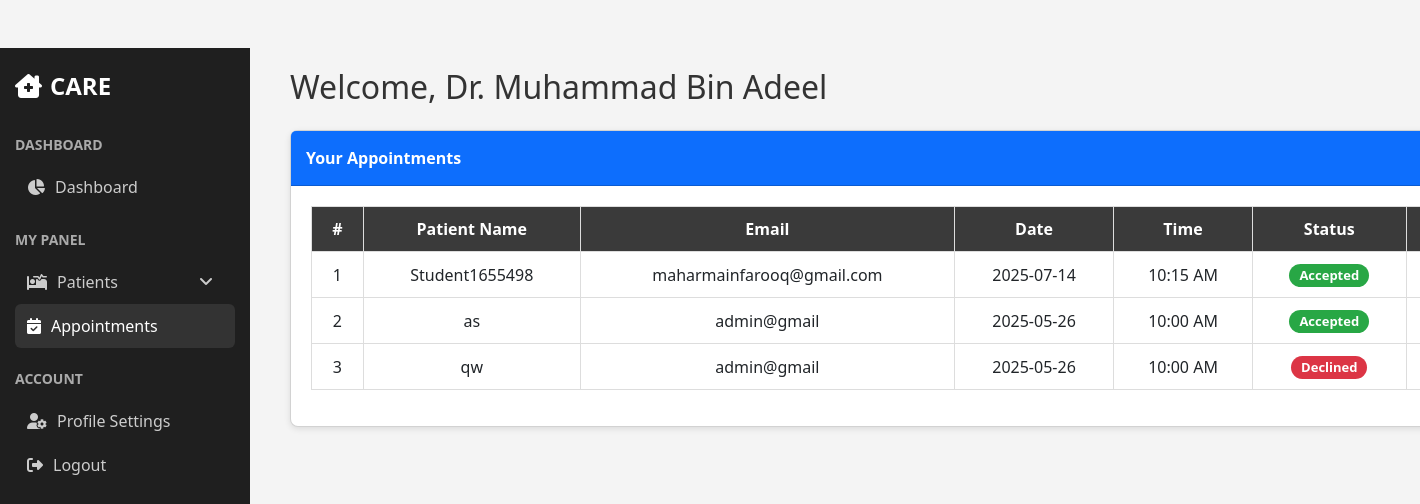
Before: /doctor_appointment.php (signed in) with the older database file.
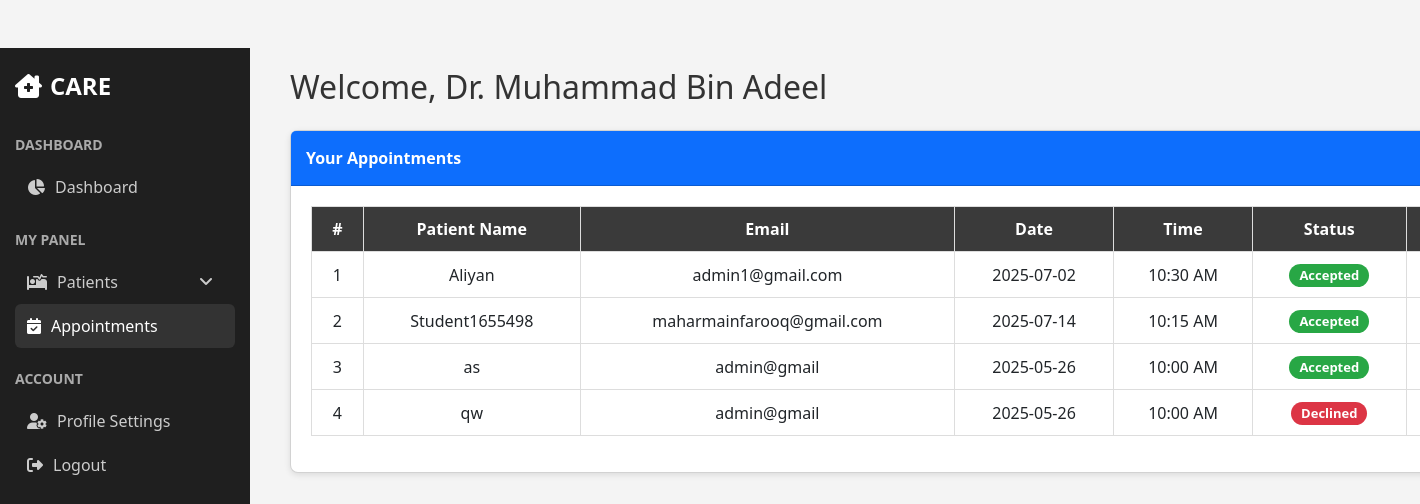
After: the same page with the newer database file.
### tables this page shows
CREATE TABLE `appointments` (
  `id` int(11) NOT NULL,
  `patient_name` varchar(255) DEFAULT NULL,
  `email` varchar(255) DEFAULT NULL,
  `specialization` varchar(255) DEFAULT NULL,
  `doctor_id` int(11) DEFAULT NULL,
  `appointment_date` date DEFAULT NULL,
  `appointment_time` time DEFAULT NULL,
  `created_at` timestamp NOT NULL DEFAULT current_timestamp(),
  `is_notified` tinyint(1) NOT NULL DEFAULT 0,
  `status` enum('Pending','Accepted','Declined') DEFAULT 'Pending',
  `is_notified_admin` tinyint(1) DEFAULT 0
);

### doctor_appointment.php (the view, shortened to what this page needs)
<?php
include("db.php");
$doctor_id = $_SESSION['doctor_id'];
$stmtDoctor = $conn->prepare("SELECT name FROM doctors WHERE id = ?");
$stmtDoctor->bind_param("i", $doctor_id);
$stmtDoctor->execute();
$doctor = $stmtDoctor->get_result()->fetch_assoc();
$stmt = $conn->prepare("SELECT * FROM appointments WHERE doctor_id = ? ORDER BY created_at DESC");
$stmt->bind_param("i", $doctor_id);
$stmt->execute();
$appointments = $stmt->get_result();
?>
<!DOCTYPE html>
<html lang="en"><head>
    <link href="https://cdn.jsdelivr.net/npm/bootstrap@5.3.0/dist/css/bootstrap.min.css" rel="stylesheet">
    <link href="https://cdnjs.cloudflare.com/ajax/libs/font-awesome/6.4.0/css/all.min.css" rel="stylesheet">
</head>
<body>
 <nav class="sidebar">
        <div class="brand-title">
            <i class="fas fa-clinic-medical me-2"></i>CARE
        </div>
        <div class="sidebar-menu">
            <div class="sidebar-section">
                <div class="section-title">Dashboard</div>
                <a href="doctor_profile.php" class="nav-link">
                    <i class="fas fa-chart-pie"></i>
                    <span>Dashboard</span>
                </a>
            </div>
            <div class="sidebar-section">
                <div class="section-title">My Panel</div>
                <div class="nav-link" onclick="toggleCollapse('patientsCollapse')">
                    <i class="fas fa-procedures"></i>
                    <span>Patients</span>
                    <i class="fas fa-angle-down ms-auto" id="patientsCollapseIcon"></i>
                </div>
                <a href="doctor_appointment.php" class="nav-link active">
                    <i class="fas fa-calendar-check"></i>
                    <span>Appointments</span>
                </a>
            </div>
            <div class="sidebar-section">
                <div class="section-title">Account</div>
                <a href="modefied_doctor.php" class="nav-link">
                    <i class="fas fa-user-cog"></i>
                    <span>Profile Settings</span>
                </a>
                <a href="logout.php" class="nav-link">
                    <i class="fas fa-sign-out-alt"></i>
                    <span>Logout</span>
                </a>
            </div>
        </div>
    </nav>
<div class="container mt-5">
    <h2>Welcome, Dr. <?= htmlspecialchars($doctor['name']) ?></h2>
    <div class="card mt-4">
        <div class="card-header bg-primary text-white">Your Appointments</div>
        <div class="card-body">
            <?php if ($appointments->num_rows > 0): ?>
                <div class="table-responsive">
                    <table class="table table-bordered align-middle text-center">
                        <thead class="table-dark">
                            <tr>
                                <th>#</th>
                                <th>Patient Name</th>
                                <th>Email</th>
                                <th>Date</th>
                                <th>Time</th>
                                <th>Status</th>
                                <th>Actions</th>
                            </tr>
                        </thead>
                        <tbody>
                        <?php $i = 1; while ($row = $appointments->fetch_assoc()): ?>
                            <tr>
                                <td><?= $i++ ?></td>
                                <td><?= htmlspecialchars($row['patient_name']) ?></td>
                                <td><?= htmlspecialchars($row['email']) ?></td>
                                <td><?= $row['appointment_date'] ?></td>
                                <td><?= date('h:i A', strtotime($row['appointment_time'])) ?></td>
                                <td>
                                    <?php
                                        $status = strtolower($row['status']);
                                        if ($status === 'pending'):
                                    ?>
                                        <span class="badge bg-warning text-dark">Pending</span>
                                    <?php elseif ($status === 'accepted' || $status === 'approved'): ?>
                                        <span class="badge bg-success">Accepted</span>
                                    <?php elseif ($status === 'declined' || $status === 'rejected'): ?>
                                        <span class="badge bg-danger">Declined</span>
                                    <?php else: ?>
                                        <span class="badge bg-secondary">Unknown</span>
                                    <?php endif; ?>
                                </td>
                                <td>
                                </td>
                            </tr>
                        <?php endwhile; ?>
                        </tbody>
                    </table>
                </div>
            <?php else: ?>
                <p class="text-muted">No appointments found.</p>
            <?php endif; ?>
        </div>
    </div>
</div>
</body>
</html>

Changed rows visible on the page:
added appointments: patient_name "Aliyan", email "admin1@gmail.com", appointment_date "2025-07-02", appointment_time "10:30 AM", status "Accepted"
